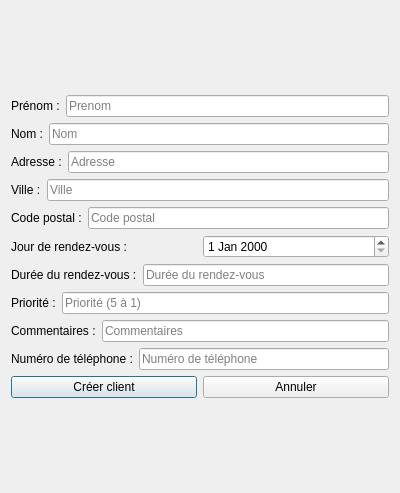
<?xml version="1.0" encoding="UTF-8"?>
<ui version="4.0">
 <class>AddClientDialog</class>
 <widget class="QDialog" name="AddClientDialog">
  <property name="geometry">
   <rect>
    <x>0</x>
    <y>0</y>
    <width>400</width>
    <height>493</height>
   </rect>
  </property>
  <property name="windowTitle">
   <string>Ajouter un client</string>
  </property>
  <property name="modal">
   <bool>false</bool>
  </property>
  <layout class="QGridLayout" name="gridLayout">
   <item row="0" column="0">
    <layout class="QVBoxLayout" name="verticalLayout_2">
     <item>
      <layout class="QVBoxLayout" name="verticalLayout">
       <item>
        <layout class="QHBoxLayout" name="horizontalLayout_2">
         <item>
          <widget class="QLabel" name="label_2">
           <property name="text">
            <string>Prénom :</string>
           </property>
          </widget>
         </item>
         <item>
          <widget class="QLineEdit" name="firstname">
           <property name="placeholderText">
            <string>Prenom</string>
           </property>
          </widget>
         </item>
        </layout>
       </item>
       <item>
        <layout class="QHBoxLayout" name="horizontalLayout_3">
         <item>
          <widget class="QLabel" name="label_3">
           <property name="text">
            <string>Nom :</string>
           </property>
          </widget>
         </item>
         <item>
          <widget class="QLineEdit" name="lastname">
           <property name="placeholderText">
            <string>Nom</string>
           </property>
          </widget>
         </item>
        </layout>
       </item>
       <item>
        <layout class="QHBoxLayout" name="horizontalLayout_4">
         <item>
          <widget class="QLabel" name="label_4">
           <property name="text">
            <string>Adresse :</string>
           </property>
          </widget>
         </item>
         <item>
          <widget class="QLineEdit" name="address">
           <property name="placeholderText">
            <string>Adresse</string>
           </property>
          </widget>
         </item>
        </layout>
       </item>
       <item>
        <layout class="QHBoxLayout" name="horizontalLayout_5">
         <item>
          <widget class="QLabel" name="label_5">
           <property name="text">
            <string>Ville :</string>
           </property>
          </widget>
         </item>
         <item>
          <widget class="QLineEdit" name="city">
           <property name="placeholderText">
            <string>Ville</string>
           </property>
          </widget>
         </item>
        </layout>
       </item>
       <item>
        <layout class="QHBoxLayout" name="horizontalLayout_6">
         <item>
          <widget class="QLabel" name="label_6">
           <property name="text">
            <string>Code postal :</string>
           </property>
          </widget>
         </item>
         <item>
          <widget class="QLineEdit" name="postalCode">
           <property name="placeholderText">
            <string>Code postal</string>
           </property>
          </widget>
         </item>
        </layout>
       </item>
       <item>
        <layout class="QHBoxLayout" name="horizontalLayout_7">
         <item>
          <widget class="QLabel" name="label_7">
           <property name="text">
            <string>Jour de rendez-vous :</string>
           </property>
          </widget>
         </item>
         <item>
          <widget class="QDateEdit" name="appointmentDate"/>
         </item>
        </layout>
       </item>
       <item>
        <layout class="QHBoxLayout" name="horizontalLayout_8">
         <item>
          <widget class="QLabel" name="label_8">
           <property name="text">
            <string>Durée du rendez-vous :</string>
           </property>
          </widget>
         </item>
         <item>
          <widget class="QLineEdit" name="appointmentLength">
           <property name="placeholderText">
            <string>Durée du rendez-vous</string>
           </property>
          </widget>
         </item>
        </layout>
       </item>
       <item>
        <layout class="QHBoxLayout" name="horizontalLayout_9">
         <item>
          <widget class="QLabel" name="label_9">
           <property name="text">
            <string>Priorité :</string>
           </property>
          </widget>
         </item>
         <item>
          <widget class="QLineEdit" name="priority">
           <property name="placeholderText">
            <string>Priorité (5 à 1)</string>
           </property>
          </widget>
         </item>
        </layout>
       </item>
       <item>
        <layout class="QHBoxLayout" name="horizontalLayout_10">
         <item>
          <widget class="QLabel" name="label_10">
           <property name="text">
            <string>Commentaires :</string>
           </property>
          </widget>
         </item>
         <item>
          <widget class="QLineEdit" name="comment">
           <property name="placeholderText">
            <string>Commentaires</string>
           </property>
          </widget>
         </item>
        </layout>
       </item>
       <item>
        <layout class="QHBoxLayout" name="horizontalLayout_11">
         <item>
          <widget class="QLabel" name="label_11">
           <property name="text">
            <string>Numéro de téléphone :</string>
           </property>
          </widget>
         </item>
         <item>
          <widget class="QLineEdit" name="phoneNumber">
           <property name="placeholderText">
            <string>Numéro de téléphone</string>
           </property>
          </widget>
         </item>
        </layout>
       </item>
       <item>
        <layout class="QHBoxLayout" name="horizontalLayout">
         <item>
          <widget class="QPushButton" name="createClientButton">
           <property name="text">
            <string>Créer client</string>
           </property>
          </widget>
         </item>
         <item>
          <widget class="QPushButton" name="cancelButton">
           <property name="text">
            <string>Annuler</string>
           </property>
          </widget>
         </item>
        </layout>
       </item>
      </layout>
     </item>
    </layout>
   </item>
  </layout>
 </widget>
 <resources/>
 <connections/>
</ui>
